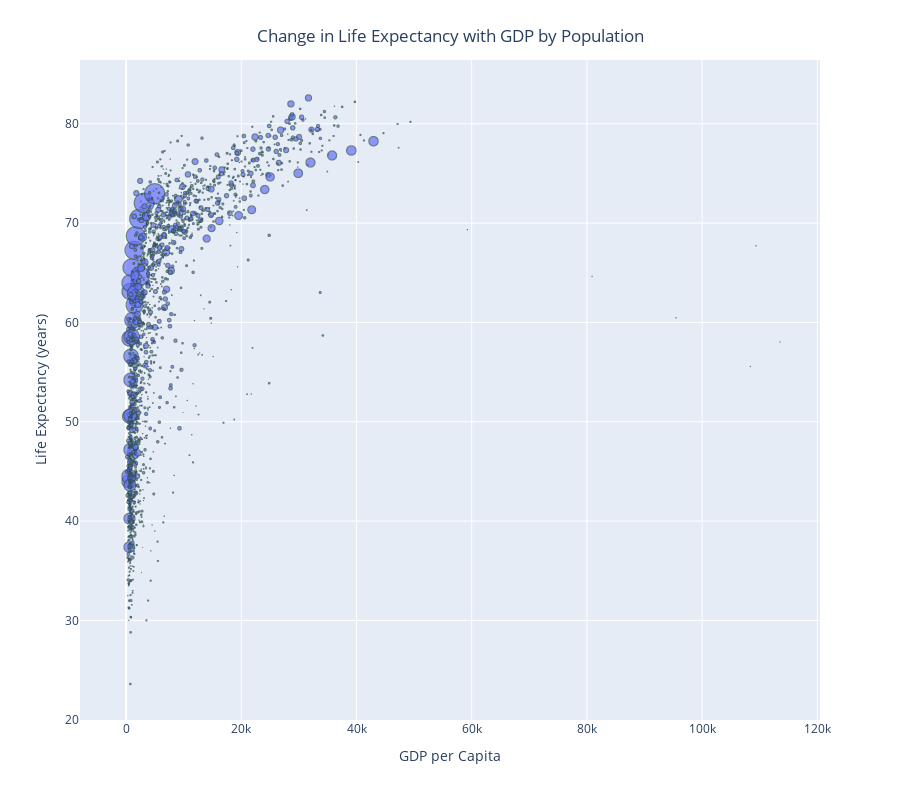

This figure's notebook cell:
### Code cell
fig_year_gdp_pop_color = px.scatter(csv_dataframe, 'gdpPercap', 'lifeExp', labels={'gdpPercap': 'GDP per Capita', 'lifeExp': 'Life Expectancy (years)'}, size='pop', height=800)
fig_year_gdp_pop_color.update_layout(
    title={
        'text': 'Change in Life Expectancy with GDP by Population', 
        'x': 0.5,
        'xanchor': 'center',
        'yanchor': 'top'
    }
)
fig_year_gdp_pop_color.update_traces(marker=dict(line=dict(width=1, color='DarkSlateGrey')))
fig_year_gdp_pop_color.show()

### Figure 1 — Plotly figure (JSON) as saved in the notebook; plotly's stock layout.template omitted (floating-point values rounded to 4 significant figures; data arrays with more than 128 entries replaced by an {"elided": "..."} marker saying what was removed)
{"data": [{"hovertemplate": "GDP per Capita=%{x}<br>Life Expectancy (years)=%{y}<br>pop=%{marker.size}<extra></extra>", "legendgroup": "", "marker": {"color": "#636efa", "line": {"color": "DarkSlateGrey", "width": 1}, "size": {"elided": "1704 int values"}, "sizemode": "area", "sizeref": 3297000.0, "symbol": "circle"}, "mode": "markers", "name": "", "showlegend": false, "type": "scattergl", "x": {"elided": "1704 float values"}, "xaxis": "x", "y": {"elided": "1704 float values"}, "yaxis": "y"}], "layout": {"height": 800, "legend": {"itemsizing": "constant", "tracegroupgap": 0}, "margin": {"t": 60}, "title": {"text": "Change in Life Expectancy with GDP by Population", "x": 0.5, "xanchor": "center", "yanchor": "top"}, "xaxis": {"anchor": "y", "domain": [0, 1], "title": {"text": "GDP per Capita"}}, "yaxis": {"anchor": "x", "domain": [0, 1], "title": {"text": "Life Expectancy (years)"}}}}
